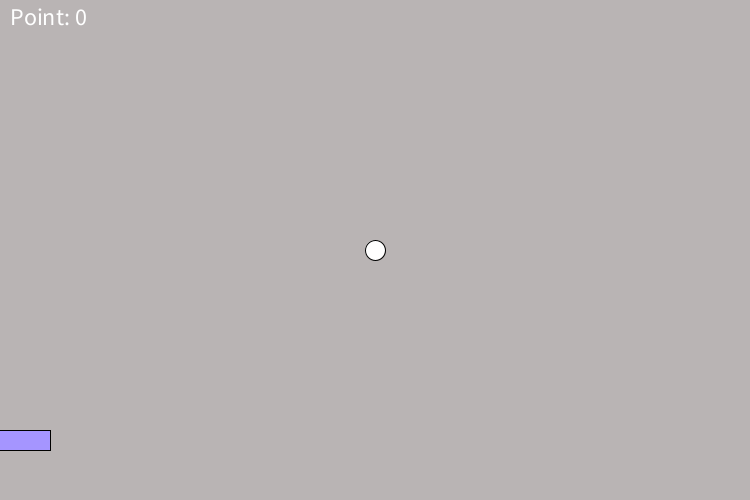
Frame 1 (no input)
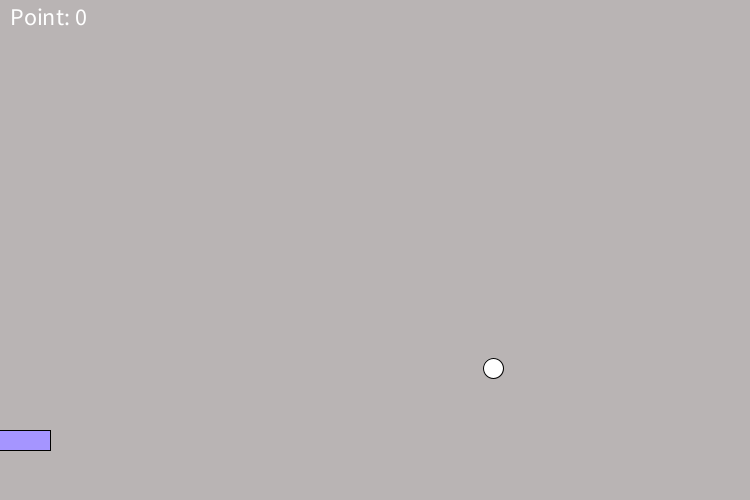
Frame 60 (the mouse pressed at the canvas centre just before this capture)
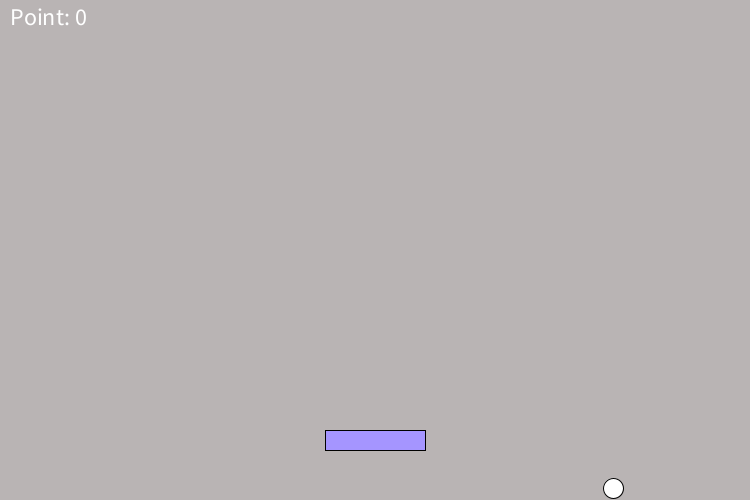
Frame 120 (the mouse held since frame 60 and released just before this capture)

The Processing sketch that drew these frames (run headless with seeded random() and noise(); from frame 60 on, the mouse is pressed at the canvas centre):

// Processing sketch: Ball_game
// ── Ball_game.pde
float xpos;
float ypos;
float rad = 10;
float speed = 2;
float yposrect;
int xdirection = 1;
int ydirection = 1;
float rbarrier;
float lbarrier;
int score;
int point;

void setup() {
  background(185, 180, 180);
  size(750, 500);
  ellipseMode(RADIUS);
  rectMode(RADIUS);
  xpos = width/2;
  ypos = height/2;
  yposrect = 440;
  score = 0;
  point = 0;
}

void draw() {
  background(185, 180, 180);

  // Barrier of rect
  rbarrier = mouseX + 50;

  // Bottom rectangle
  fill(165, 149, 255);
  rect(mouseX, yposrect, 50, 10);

  // Ball
  fill(255, 255, 255);
  ellipse(xpos, ypos, rad, rad);

  // Ball physics
  xpos = xpos + (speed * xdirection);
  ypos = ypos + (speed * ydirection);

  // Ball wall collision
  if (xpos > width-rad || xpos < rad) {
    xdirection *= -1;
  }
  if (ypos < 0+rad || ypos < rad) {
    ydirection *= -1;
  }

  // Ball rect collision
  if ((ypos > yposrect-20) && (xpos > mouseX-50) && (xpos < mouseX + 50)) {
    ydirection *= -1;
    speed = speed + 0.5;
    point = point + 1;
  }

  // Score counter
  score = score + point;
  textSize(24);
  text("Point:" + " " + score, 10, 25);

  //Bottom floor fall through
  if (ypos > height) {
    xpos = width/2;
    ypos = height/2;
    yposrect = 440;
    score = 0;
    point = 0;
  }
}
